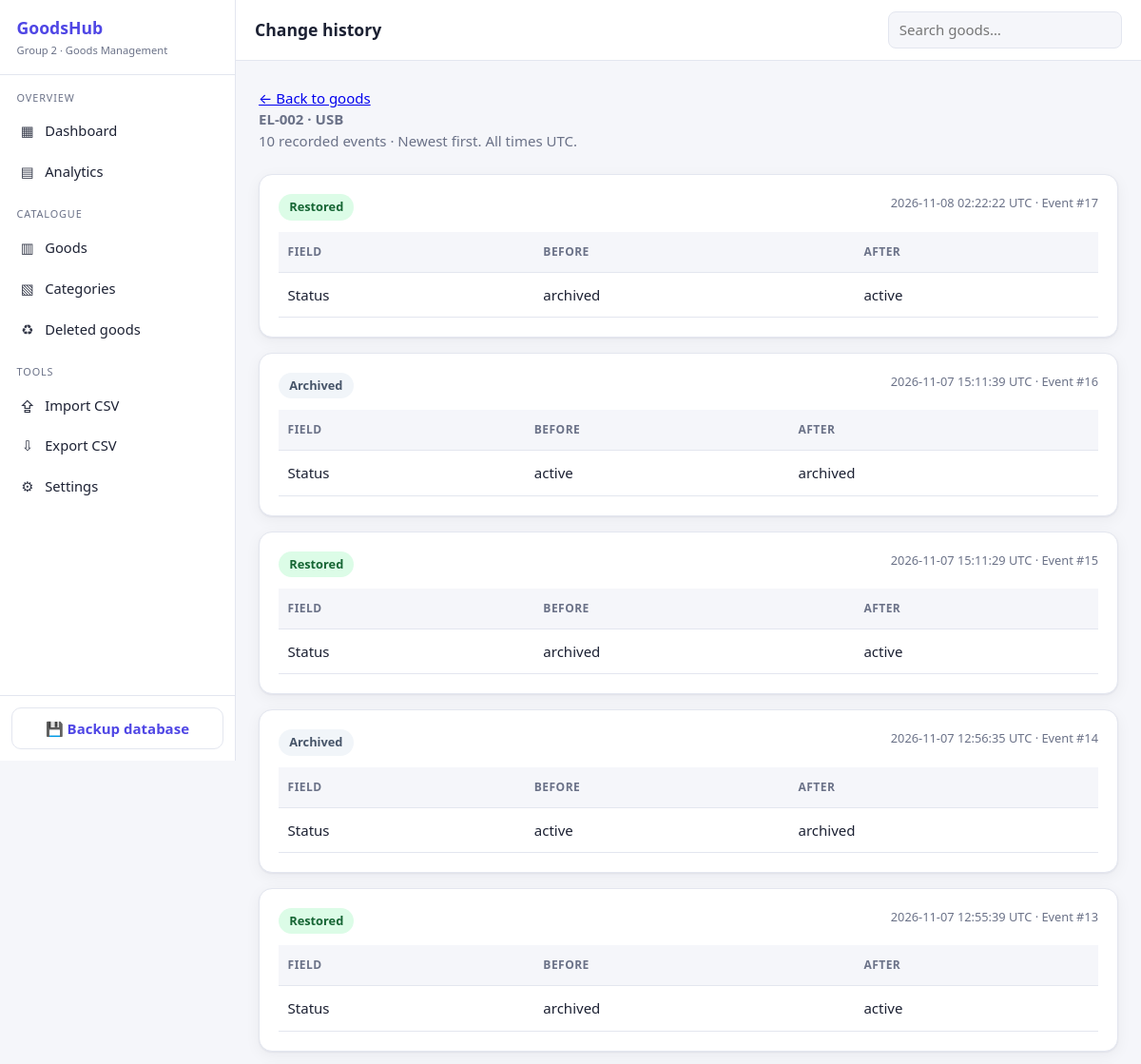
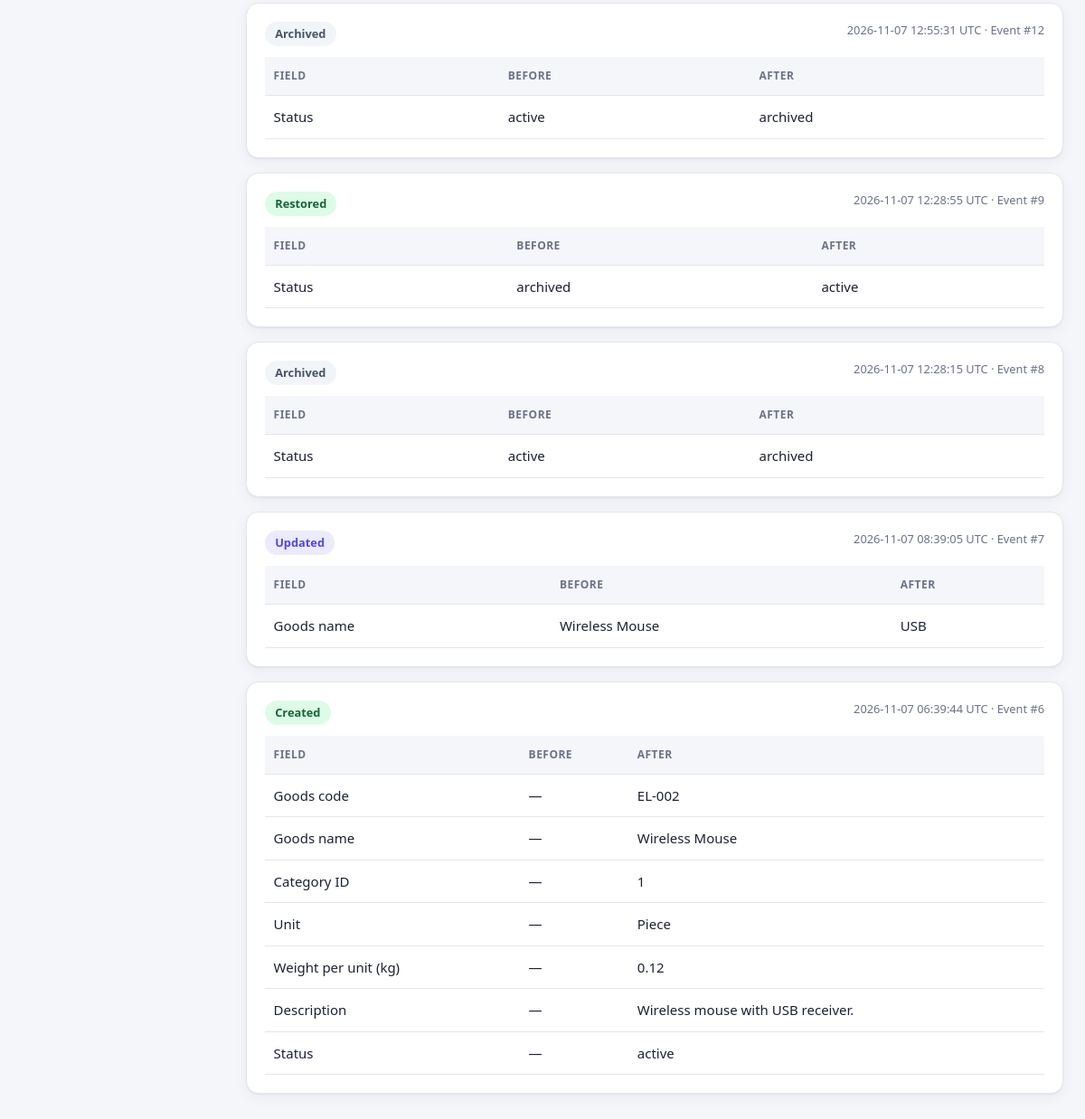
Page /goods/2/history on the committed database (2 pictures, top to bottom).
### tables this page shows
CREATE TABLE goods (
                    id INTEGER PRIMARY KEY AUTOINCREMENT,

                    code TEXT NOT NULL COLLATE NOCASE UNIQUE
                        CHECK(length(code) BETWEEN 2 AND 30),

                    name TEXT NOT NULL
                        CHECK(length(trim(name)) BETWEEN 1 AND 120),

                    category_id INTEGER NOT NULL,

                    unit TEXT NOT NULL
                        CHECK(unit IN (
                            'Piece', 'Box', 'Pack', 'Bag',
                            'Bottle', 'Set', 'Roll'
                        )),

                    weight REAL NOT NULL
                        CHECK(weight > 0 AND weight <= 1000000),

                    description TEXT NOT NULL DEFAULT ''
                        CHECK(length(description) <= 2000),

                    status TEXT NOT NULL DEFAULT 'active'
                        CHECK(status IN ('active', 'archived')),

                    created_at TEXT NOT NULL DEFAULT CURRENT_TIMESTAMP,

                    updated_at TEXT NOT NULL DEFAULT CURRENT_TIMESTAMP, photo_filename TEXT NOT NULL DEFAULT '',

                    FOREIGN KEY (category_id)
                        REFERENCES categories(id)
                        ON DELETE RESTRICT
                );

CREATE TABLE audit_log (
                    id INTEGER PRIMARY KEY AUTOINCREMENT,

                    entity_type TEXT NOT NULL
                        CHECK(entity_type IN ('goods', 'category')),

                    entity_id INTEGER NOT NULL,

                    entity_label TEXT NOT NULL,

                    action TEXT NOT NULL,

                    before_json TEXT,

                    after_json TEXT,

                    created_at TEXT NOT NULL DEFAULT CURRENT_TIMESTAMP
                );

### app.py (the view, shortened to what this page needs)
@app.get("/goods/<int:goods_id>/history")
def goods_history_page(goods_id):
    item = get_goods_by_id(goods_id)
    history = get_goods_history(goods_id)
    is_deleted = item is None
    for entry in history:
        entry["changes"] = compute_changes(entry["before"], entry["after"])
    return render_template(
        "goods_history.html",
        item=item,
        history=history,
        is_deleted=is_deleted,
    )

### app.py (called while the page is built, shortened)
def load_settings():
    try:
        stored = json.loads(SETTINGS_FILE.read_text(encoding="utf-8"))
    except (OSError, ValueError):
        return dict(DEFAULT_SETTINGS)
    if not isinstance(stored, dict):
        return dict(DEFAULT_SETTINGS)
    return validate_settings(stored, strict=False)

def current_settings():
    if "settings" not in g:
        g.settings = load_settings()
    return g.settings

def get_csrf_token():
    if "csrf_token" not in session:
        session["csrf_token"] = secrets.token_hex(32)
    return session["csrf_token"]

@app.before_request
def protect_against_csrf():
    if request.method in ("GET", "HEAD", "OPTIONS"):
        return

@app.context_processor
def inject_globals():
    return {
        "csrf_token": get_csrf_token(),
        "settings": current_settings(),
    }

@app.after_request
def add_security_headers(response):
    response.headers.setdefault("X-Content-Type-Options", "nosniff")
    response.headers.setdefault("X-Frame-Options", "SAMEORIGIN")
    response.headers.setdefault("Referrer-Policy", "same-origin")
    return response

### audit_repository.py (called while the page is built)
def _load_snapshot(raw):
    if raw is None:
        return {}
    try:
        data = json.loads(raw)
    except (TypeError, ValueError):
        return {}
    return data if isinstance(data, dict) else {}

def compute_changes(before, after, fields=None):
    fields = fields or TRACKED_FIELDS
    return [
        {
            "label": label,
            "before": before.get(field),
            "after": after.get(field),
        }
        for field, label in fields.items()
        if before.get(field) != after.get(field)
    ]

def get_goods_history(goods_id, limit=None):
    query = """
        SELECT
            id,
            entity_id,
            entity_label,
            action,
            before_json,
            after_json,
            created_at
        FROM audit_log
        WHERE entity_type = 'goods'
          AND entity_id = ?
        ORDER BY id DESC
    """
    params = [goods_id]
    if limit is not None:
        query += " LIMIT ?"
        params.append(int(limit))
    with closing(get_connection()) as connection:
        rows = connection.execute(query, params).fetchall()
    history = []
    for row in rows:
        entry = dict(row)
        entry["before"] = _load_snapshot(entry["before_json"])
        entry["after"] = _load_snapshot(entry["after_json"])
        history.append(entry)
    return history

### templates/goods_history.html (shortened to what this page needs)
{% extends "_layout.html" %}
{% block heading %}Change history{% endblock %}
{% block content %}
{% macro display_value(value) -%}
{%- if value is none -%}—{%- elif value == "" -%}(empty){%- else -%}{{ value }}{%- endif -%}
{%- endmacro %}
{% if is_deleted %}
<a href="{{ url_for('deleted_goods_page') }}">← Back to deleted goods</a>
<p role="status"><strong>This goods record has been permanently deleted.</strong> Its change history is retained.</p>
{% else %}
<a href="{{ url_for('goods_page') }}">← Back to goods</a>
{% endif %}
<p class="sub">
    <strong>{{ item["code"] }} · {{ item["name"] }}</strong><br>
    {{ history | length }} recorded events · Newest first. All times UTC.
</p>
{% for entry in history %}
<section class="card event">
    <div class="event-heading">
        <h2><span class="action {{ entry['action'] }}">{{ entry["action"] | capitalize }}</span></h2>
        <span class="timestamp">{{ entry["created_at"] }} UTC · Event #{{ entry["id"] }}</span>
    </div>
    {% if entry["changes"] %}
    <div style="overflow-x:auto">
        <table>
            <thead>
                <tr>
                    <th>Field</th>
                    <th>Before</th>
                    <th>After</th>
                </tr>
            </thead>
            <tbody>
                {% for change in entry["changes"] %}
                <tr>
                    <td>{{ change["label"] }}</td>
                    <td>{{ display_value(change["before"]) }}</td>
                    <td>{{ display_value(change["after"]) }}</td>
                </tr>
                {% endfor %}
            </tbody>
        </table>
    </div>
    {% else %}
    <div class="empty">Saved without changes to the listed fields.</div>
    {% endif %}
</section>
{% else %}
<div class="card empty">No history recorded for this item.</div>
{% endfor %}
{% endblock %}

### templates/_layout.html (style rules this page uses)
:root { --bg: #f5f6fa; --surface: #ffffff; --text: #1c2133; --muted: #6b7288; --border: #e3e6ef; --accent: #4f46e5; --accent-soft: #eceafd; --good: #059669; --warn: #d97706; --bad: #dc2626; --c1: #4f46e5; --c2: #0ea5e9; --c3: #10b981; --c4: #f59e0b; --c5: #ef4444; --c6: #8b5cf6; --c7: #14b8a6; --c8: #ec4899; --radius: 14px; --shadow: 0 1px 2px rgba(20, 24, 45, .06), 0 4px 16px rgba(20, 24, 45, .05); --sidebar-w: 248px; }
* { box-sizing: border-box; }
body { margin: 0; background: var(--bg); color: var(--text); font: 15px/1.5 system-ui, -apple-system, "Segoe UI", Roboto, sans-serif; display: flex; min-height: 100vh; }
.sub { color: var(--muted); margin: 0 0 1.5rem; }
.card { background: var(--surface); border: 1px solid var(--border); border-radius: var(--radius); padding: 1.25rem; box-shadow: var(--shadow); }
.card h2 { margin: 0 0 1rem; font-size: 1rem; }
table { width: 100%; border-collapse: collapse; }
th, td { padding: .75rem .6rem; border-bottom: 1px solid var(--border); text-align: left; vertical-align: top; }
th { background: var(--bg); color: var(--muted); font-size: .75rem; text-transform: uppercase; letter-spacing: .04em; }

### templates/goods_history.html (style rules this page uses)
.event { margin-top: 16px; }
.event-heading { display: flex; justify-content: space-between; flex-wrap: wrap; gap: 12px; margin-bottom: 12px; }
.event-heading h2 { margin: 0; font-size: 1rem; }
.action { display: inline-block; padding: .25rem .7rem; border-radius: 20px; background: var(--accent-soft); color: var(--accent); font-weight: 600; font-size: .8rem; }
.action.created, .action.restored { background: #dcfce7; color: #166534; }
.action.archived { background: #f1f5f9; color: #475569; }
.timestamp { color: var(--muted); font-size: .8rem; }
td { white-space: pre-wrap; overflow-wrap: anywhere; }

### rows in the picture
goods: code "EL-002", name "USB"
audit_log: action "Restored", created_at "2026-11-08 02:22:22", id "17", label "Status", value "archived active"
audit_log: action "Archived", created_at "2026-11-07 15:11:39", id "16", label "Status", value "active archived"
audit_log: action "Restored", created_at "2026-11-07 15:11:29", id "15", label "Status", value "archived active"
audit_log: action "Archived", created_at "2026-11-07 12:56:35", id "14", label "Status", value "active archived"
audit_log: action "Restored", created_at "2026-11-07 12:55:39", id "13", label "Status", value "archived active"
audit_log: action "Archived", created_at "2026-11-07 12:55:31", id "12", label "Status", value "active archived"
audit_log: action "Restored", created_at "2026-11-07 12:28:55", id "9", label "Status", value "archived active"
audit_log: action "Archived", created_at "2026-11-07 12:28:15", id "8", label "Status", value "active archived"
audit_log: action "Updated", created_at "2026-11-07 08:39:05", id "7", label "Goods name", value "Wireless Mouse USB"
audit_log: action "Created", created_at "2026-11-07 06:39:44", id "6", label "Goods code" "Goods name" "Category ID" "Unit" "Weight per unit (kg)" "Description" "Status", value "EL-002" "Wireless Mouse" "1" "Piece" "0.12" "Wireless mouse with USB receiver." "active"

### other values in the picture
{{ settings.app_name }} "GoodsHub"
{{ history | length }} "10"
